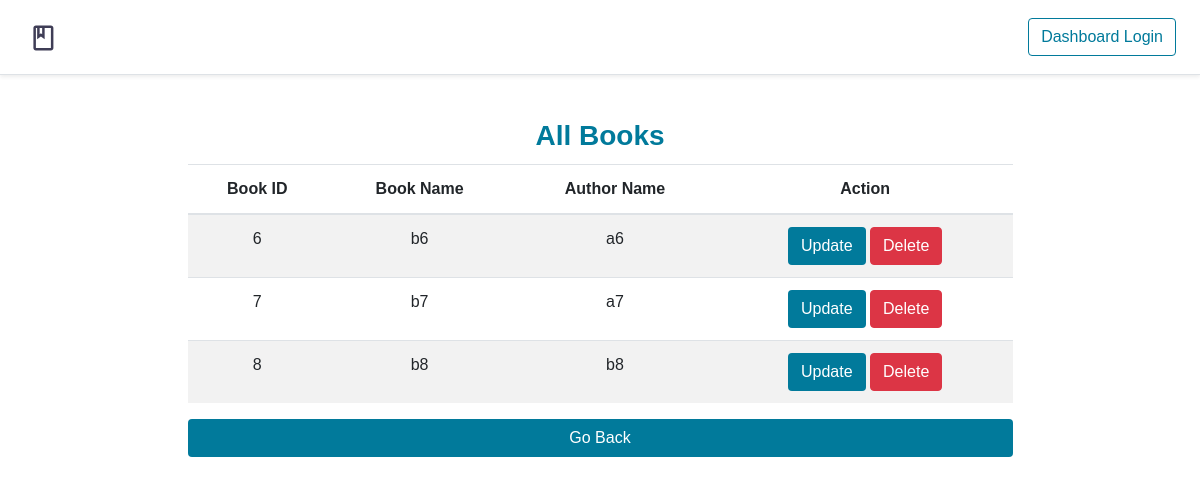
The page /dashboard/view-available-books/ on the database as committed earlier.
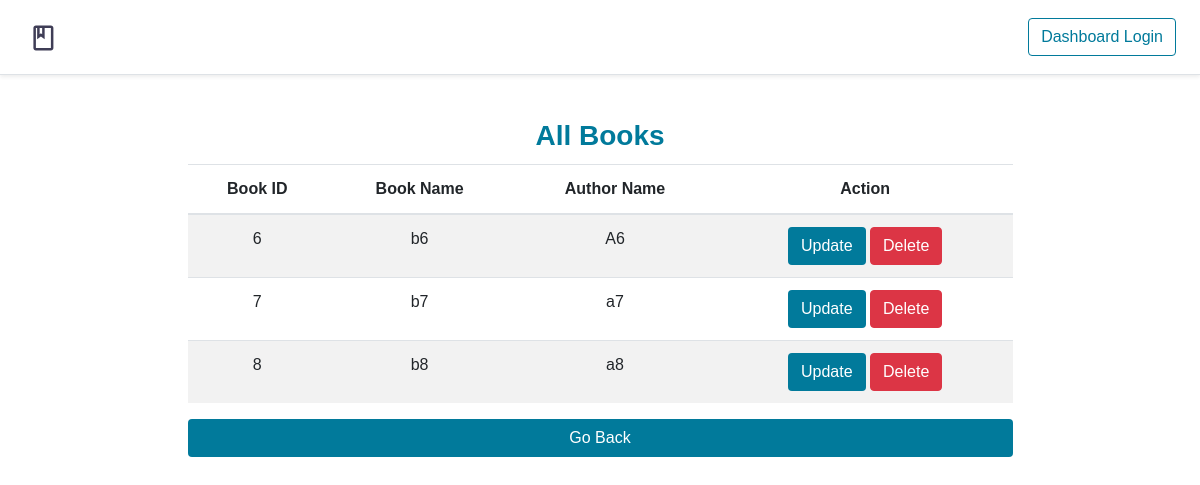
The same page on the database as committed later.
### dashboard/models.py (models this page shows, shortened)
class LibraryModel(models.Model):
    book_name  = models.CharField(max_length=50)
    author_name  = models.CharField(max_length=50)

### dashboard/views.py (the view)
# urls.py: path('view-available-books/', views.view_available_books, name='view_available_books'),
def view_available_books(request):
    all_books = LibraryModel.objects.all()
    context = {
        'all_books' : all_books,
        'title' : 'All Books',
        }
    return render(request,'dashboard/view_available_book.html',context=context)

### dashboard/templates/dashboard/view_available_book.html
{% extends 'dashboard/base.html' %}
{% block dashboardcontent %}
    {% if all_books.count > 0 %}
        <table class='table table-striped text-center'>
            <thead>
                <tr>
                    <th scope='col'>Book ID</th>
                    <th scope='col'>Book Name</th>
                    <th scope='col'>Author Name</th>
                    <th scope='col'>Action</th>
                </tr>
            </thead>
            <tbody>
                {% for item in all_books %}
                    <tr>
                        <td scope='row'>{{item.id}}</th>
                        <td scope='row'>{{item.book_name}}</td>
                        <td scope='row'>{{item.author_name}}</td>
                        <td scope='row'>
                            <a href="{% url 'dashboard:update' item.id %}">
                                <button type="button" class="btn action-btn">Update</button>
                            </a>
                            <a href="{% url 'dashboard:delete' item.id %}">
                                <button type="button" class="btn btn-danger">Delete</button>
                            </a>
                        </td>
                    </tr>
                {% endfor %}
            </tbody>
        </table>
    {% else %}
        <h1 class='text-center'>No Books are thier to view....</h1>
    {% endif %}
    {% if user.is_authenticated %}
        <button class='btn action-btn btn-block' onclick="location.href={% url 'dashboard:dashboard_index' %}">Go Back</button>
    {% else %}
        <button class='btn action-btn btn-block' onclick="location.href='{% url 'index' %}'">Go Back</button>
    {% endif %}
{% endblock %}

Rows that differ between the two databases and show on the page:
changed LibraryModel id 6: author_name "a6" → "A6"
changed LibraryModel id 8: author_name "b8" → "a8"
